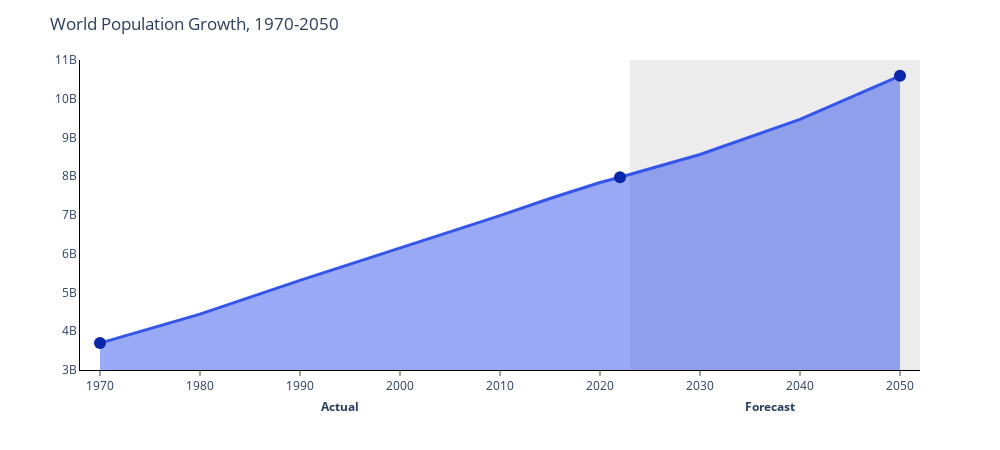

The code cell stored with this chart in its notebook:
### Code cell
fig = px.area(total_population, color_discrete_sequence=['#3455EB'])

fig.update_traces(patch={"line": {"width": 3}})

fig.add_trace(
    go.Scatter(x=x,
               y=y,
               mode='markers',
               marker=dict(
                 color="#0926AD",
                 size=12,
              )
    )
)

fig.add_vrect(x0=2023, x1=2055,
              fillcolor="#dbd9d9", opacity=0.5,
              layer="below", line_width=0,
)

fig.add_annotation(yref='paper',
                   x=1994, y=-0.15,
                   text="<b>Actual<b>",
                   showarrow=False,
)

fig.add_annotation(yref='paper',
                   x=2037, y=-0.15,
                   text="<b>Forecast<b>",
                   showarrow=False,
)

fig.update_xaxes(title_text="", 
                 range=[1968,2052], 
                 showgrid=False, 
                 linecolor='black',
                 ticks='outside',
)

fig.update_yaxes(title_text="", 
                 range=[3000000000,11000000000], 
                 showgrid=False, 
                 linecolor='black'
)

fig.update_layout(title_text='World Population Growth, 1970-2050',
                  width=1000, 
                  height=450,
                  plot_bgcolor='white',
                  showlegend=False,
)

fig.show()

### Figure 1 — Plotly figure (JSON) as saved in the notebook; plotly's stock layout.template omitted (floating-point values rounded to 4 significant figures)
{"data": [{"fillpattern": {"shape": ""}, "hovertemplate": "variable=0<br>index=%{x}<br>value=%{y}<extra></extra>", "legendgroup": "0", "line": {"color": "#3455EB", "width": 3}, "marker": {"symbol": "circle"}, "mode": "lines", "name": "0", "orientation": "v", "showlegend": true, "stackgroup": "1", "type": "scatter", "x": [1970, 1980, 1990, 2000, 2010, 2015, 2020, 2022, 2030, 2040, 2050], "xaxis": "x", "y": [3694136661, 4442400371, 5314191665, 6147055703, 6983784998, 7424809761, 7839250603, 7973413042, 8561775145, 9465265091, 10592457303], "yaxis": "y"}, {"marker": {"color": "#0926AD", "size": 12}, "mode": "markers", "type": "scatter", "x": [1970, 2022, 2050], "y": [3694136661, 7973413042, 10592457303]}], "layout": {"annotations": [{"showarrow": false, "text": "<b>Actual<b>", "x": 1994, "y": -0.15, "yref": "paper"}, {"showarrow": false, "text": "<b>Forecast<b>", "x": 2037, "y": -0.15, "yref": "paper"}], "height": 450, "legend": {"title": {"text": "variable"}, "tracegroupgap": 0}, "margin": {"t": 60}, "plot_bgcolor": "white", "shapes": [{"fillcolor": "#dbd9d9", "layer": "below", "line": {"width": 0}, "opacity": 0.5, "type": "rect", "x0": 2023, "x1": 2055, "xref": "x", "y0": 0, "y1": 1, "yref": "y domain"}], "showlegend": false, "title": {"text": "World Population Growth, 1970-2050"}, "width": 1000, "xaxis": {"anchor": "y", "domain": [0, 1], "linecolor": "black", "range": [1968, 2052], "showgrid": false, "ticks": "outside", "title": {"text": ""}}, "yaxis": {"anchor": "x", "domain": [0, 1], "linecolor": "black", "range": [3000000000, 11000000000], "showgrid": false, "title": {"text": ""}}}}
